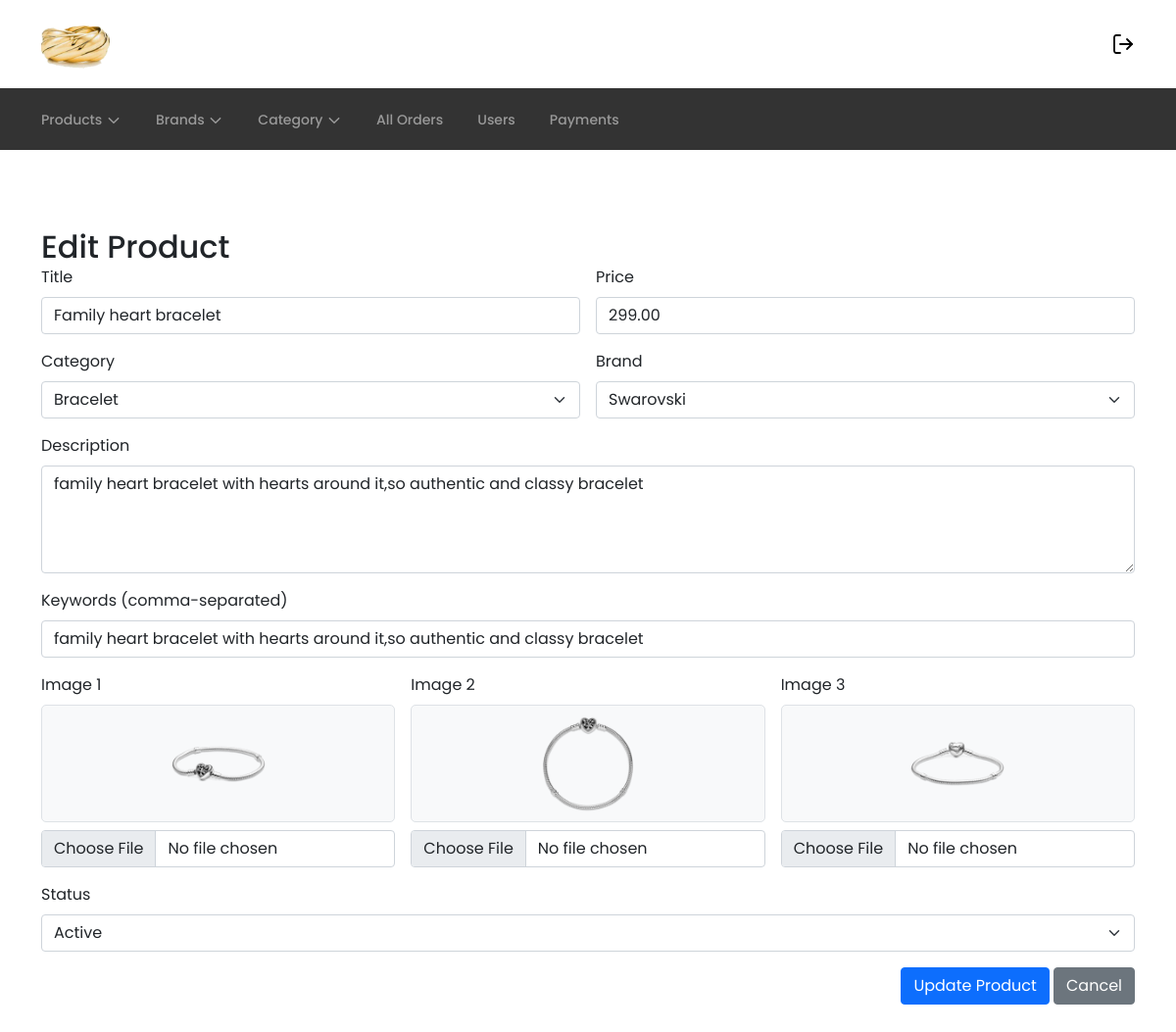
Screenshot of /admin/edit_product.php?id=2 (signed in) with the database file from the repository.
### tables this page shows
CREATE TABLE `products` (
  `id` int(11) NOT NULL,
  `title` varchar(100) NOT NULL,
  `description` text NOT NULL,
  `keywords` varchar(255) DEFAULT NULL,
  `category_id` int(11) NOT NULL,
  `brand_id` int(11) NOT NULL,
  `image_1` varchar(255) DEFAULT NULL,
  `image_2` varchar(255) DEFAULT NULL,
  `image_3` varchar(255) DEFAULT NULL,
  `price` decimal(10,2) NOT NULL,
  `created_at` timestamp NOT NULL DEFAULT current_timestamp(),
  `updated_at` timestamp NOT NULL DEFAULT current_timestamp() ON UPDATE current_timestamp(),
  `status` enum('active','inactive') NOT NULL DEFAULT 'active'
);

CREATE TABLE `categories` (
  `id` int(11) NOT NULL,
  `name` varchar(100) NOT NULL,
  `created_at` timestamp NOT NULL DEFAULT current_timestamp()
);

CREATE TABLE `brands` (
  `id` int(11) NOT NULL,
  `name` varchar(100) NOT NULL,
  `created_at` timestamp NOT NULL DEFAULT current_timestamp()
);

### admin/edit_product.php (the view, shortened to what this page needs)
<?php
include '../config/db.php';
$productId = intval($_GET['id'] ?? 0);
$product = [];
if ($productId > 0) {
    $stmt = $conn->prepare("SELECT * FROM products WHERE id = ?");
    $stmt->bind_param("i", $productId);
    $stmt->execute();
    $result = $stmt->get_result();
    $product = $result->fetch_assoc();
}
$categories = $conn->query("SELECT id, name FROM categories ORDER BY name");
$brands = $conn->query("SELECT id, name FROM brands ORDER BY name");
?>
<!DOCTYPE html>
<html lang="en">
<head>
    <link rel="stylesheet" href="<?= BASE_URL ?>assets/lib/css/bootstrap.min.css"/>
    <link rel="stylesheet" href="<?= BASE_URL ?>assets/css/style.css"/>
</head>
<body>
<?php include '../includes/admin-header.php'; ?>
<section class="section section--xl">
  <div class="container">
    <h2>Edit Product</h2>
    <form id="editProductForm" enctype="multipart/form-data" class="needs-validation" novalidate>
      <div class="row g-3">
        <div class="col-md-6">
          <label class="form-label">Title</label>
          <input type="text" name="title" class="form-control" value="<?= htmlspecialchars($product['title']) ?>" required>
        </div>
        <div class="col-md-6">
          <label class="form-label">Price</label>
          <input type="number" step="0.01" name="price" class="form-control" value="<?= $product['price'] ?>" required>
        </div>
        <div class="col-md-6">
          <label class="form-label">Category</label>
          <select name="category_id" class="form-select" required>
            <?php while ($cat = $categories->fetch_assoc()): ?>
              <option value="<?= $cat['id'] ?>" <?= $cat['id'] == $product['category_id'] ? 'selected' : '' ?>><?= htmlspecialchars($cat['name']) ?></option>
            <?php endwhile; ?>
          </select>
        </div>
        <div class="col-md-6">
          <label class="form-label">Brand</label>
          <select name="brand_id" class="form-select" required>
            <?php while ($brand = $brands->fetch_assoc()): ?>
              <option value="<?= $brand['id'] ?>" <?= $brand['id'] == $product['brand_id'] ? 'selected' : '' ?>><?= htmlspecialchars($brand['name']) ?></option>
            <?php endwhile; ?>
          </select>
        </div>
        <div class="col-12">
          <label class="form-label">Description</label>
          <textarea name="description" class="form-control" rows="4" required><?= htmlspecialchars($product['description']) ?></textarea>
        </div>
        <div class="col-12">
          <label class="form-label">Keywords (comma-separated)</label>
          <input type="text" name="keywords" class="form-control" value="<?= htmlspecialchars($product['keywords']) ?>">
        </div>
        <?php for ($i = 1; $i <= 3; $i++): ?>
            <div class="col-md-4">
                <label class="form-label">Image <?= $i ?></label>
                <div class="mb-2 preview-box" style="height: 120px; display: flex; align-items: center; justify-content: center; background-color: #f8f9fa; border: 1px solid #dee2e6; border-radius: 5px;">
                <img id="preview_<?= $i ?>"
                    src="<?= !empty($product["image_$i"]) ? BASE_URL . $product["image_$i"] : '' ?>"
                    alt="Image <?= $i ?>"
                    style="max-height: 100%; max-width: 100%; object-fit: contain; <?= empty($product["image_$i"]) ? 'display:none;' : '' ?>">
                </div>
                <input type="file" name="image_<?= $i ?>" class="form-control" accept="image/*" onchange="previewImage(event, <?= $i ?>)">
            </div>
        <?php endfor; ?>
        <div class="col-12">
          <label class="form-label">Status</label>
          <select name="status" class="form-select">
            <option value="active" <?= $product['status'] === 'active' ? 'selected' : '' ?>>Active</option>
          </select>
        </div>
        <div class="col-12 text-end">
          <button type="submit" class="btn btn-primary">Update Product</button>
          <a href="products.php" class="btn btn-secondary">Cancel</a>
        </div>
      </div>
    </form>
  </div>
</section>
</body>
</html>

### rows the page displays
products: title "Family heart bracelet", price "299.00", category_id "Bracelet", brand_id "Swarovski", description "family heart bracelet with hearts around it,so authentic and classy bracelet", keywords "family heart bracelet with hearts around it,so authentic and classy bracelet", image_1 (picture), image_2 (picture), image_3 (picture), status "Active"
